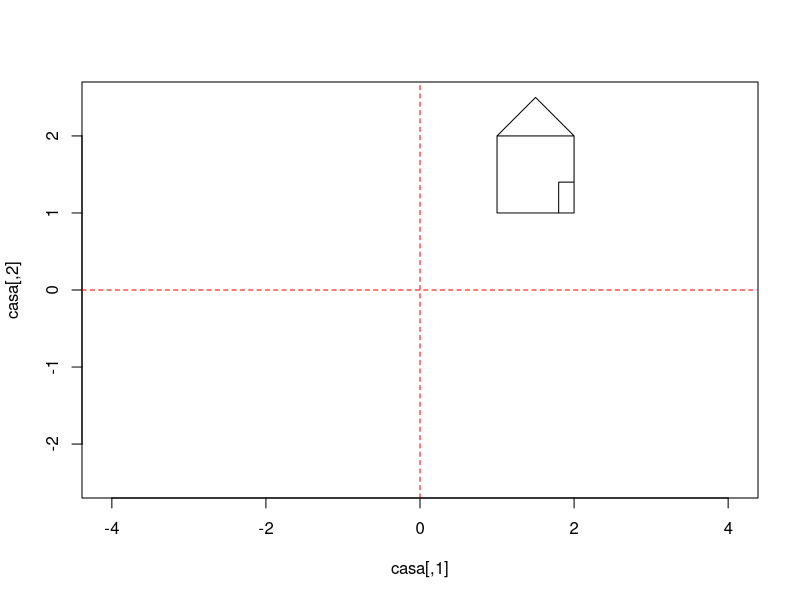
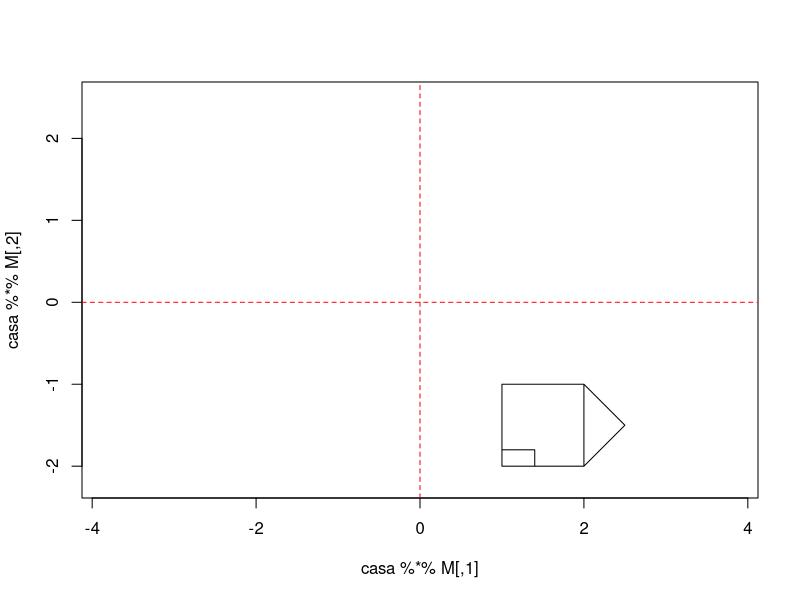
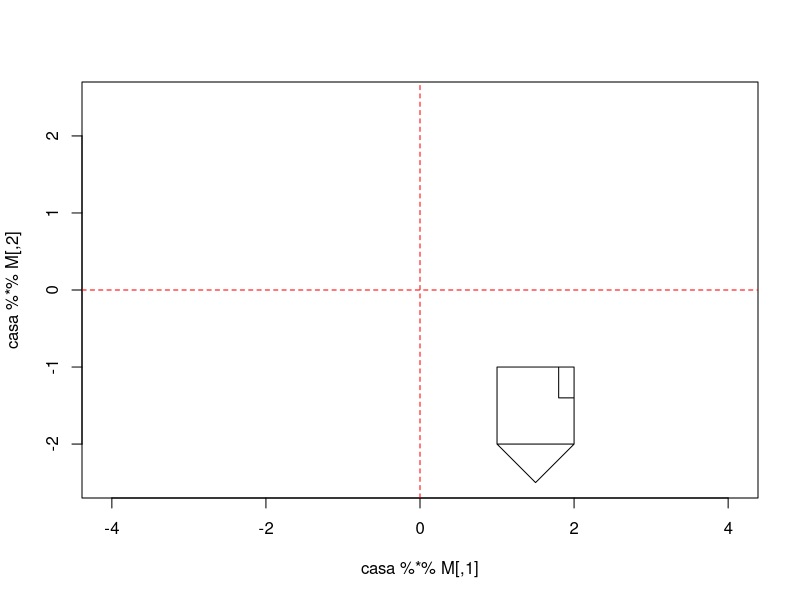
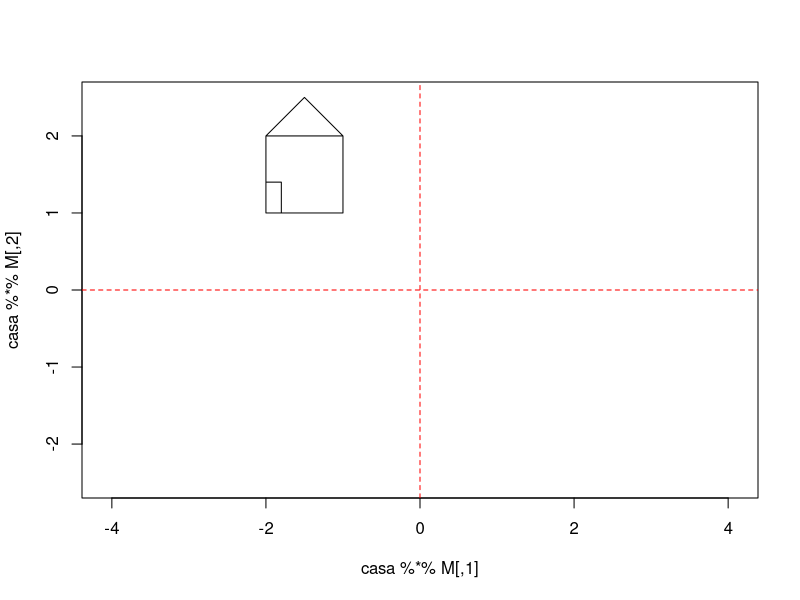
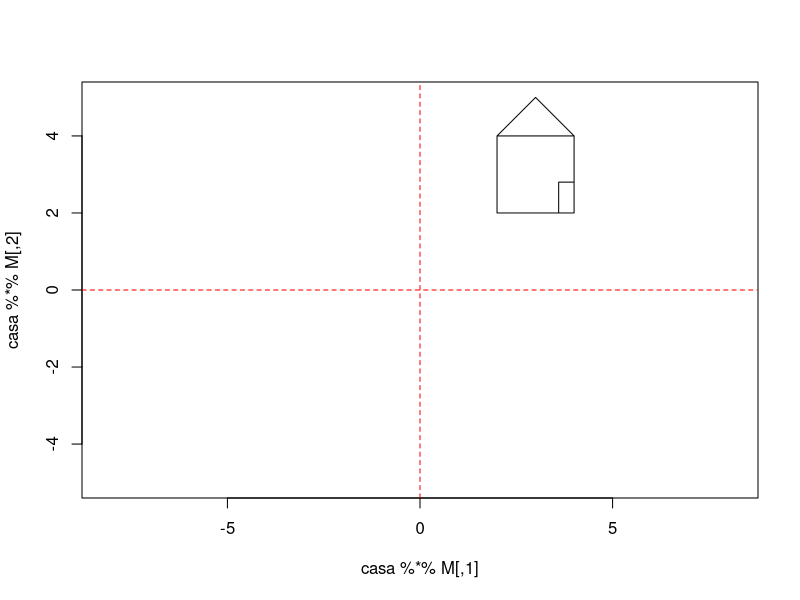
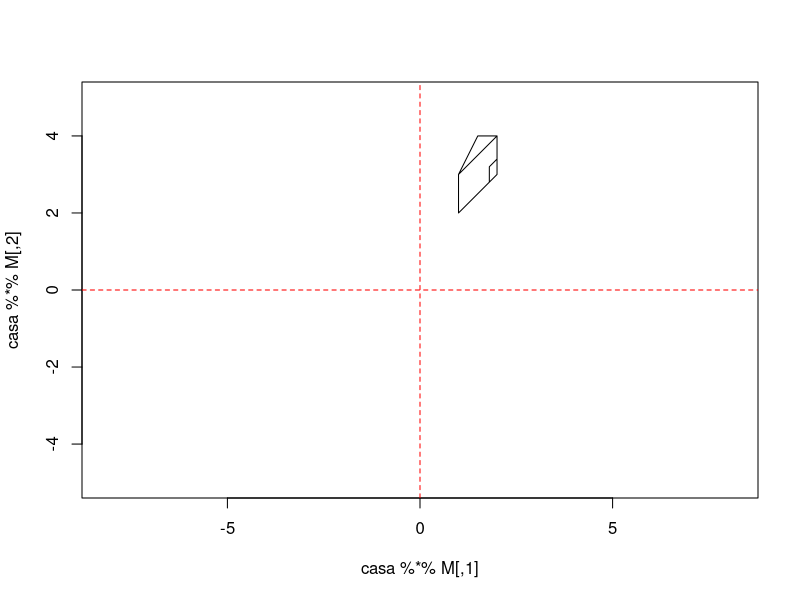
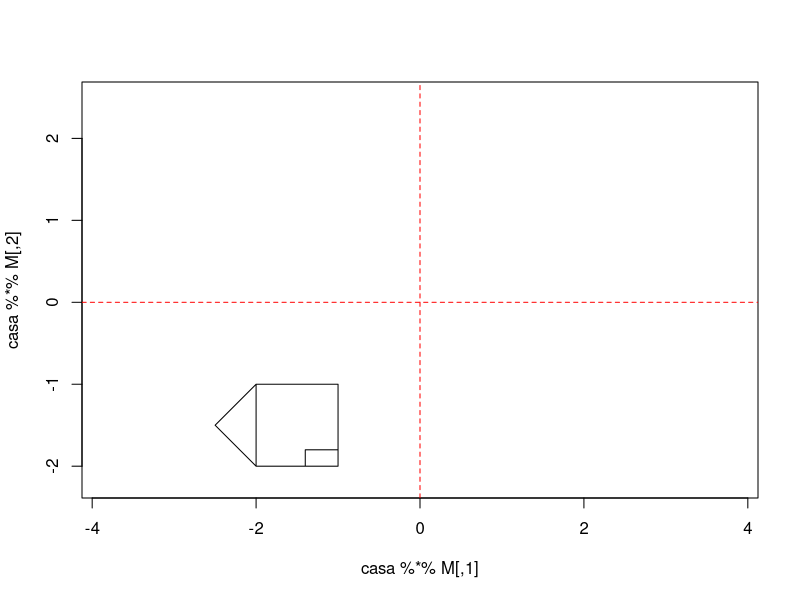

Reproduce these figures in R, in order.
## ---- chunk 1
knitr::opts_chunk$set(echo = TRUE)
## ---- chunk 2
casa <- matrix(c(  1,   2, 
                   1,   1,
                   2,   1,
                   2,   2,
                   1,   2,
                 1.5, 2.5,
                   2,   2,
                   2, 1.4,
                 1.8, 1.4,
                 1.8,   1),
               10, 2, 
               byrow = TRUE)
plot(casa, type = "l", asp = 1, ylim = c(-2.5, 2.5), xlim = c(-2.5, 2.5))
abline(h = 0, col = "red", lty = 2)
abline(v = 0, col = "red", lty=2)
## ---- chunk 3
M <- matrix(c(0, -1, 1, 0), 2, 2, byrow = T)

plot(casa%*%M, type = "l", asp = 1, ylim = c(-2.2, 2.5), xlim = c(-2.5, 2.5))
abline(h = 0,col = "red", lty = 2)
abline(v = 0,col = "red", lty = 2)
## ---- chunk 4
M <- matrix(c(1, 0, 0, -1), 2, 2, byrow = T)

plot(casa%*%M, type = "l", asp = 1, ylim = c(-2.5, 2.5), xlim = c(-2.5, 2.5))
abline(h = 0,col = "red", lty = 2)
abline(v = 0,col = "red", lty = 2)
## ---- chunk 5
M <- matrix(c(-1, 0, 0, 1), 2, 2, byrow = T)

plot(casa%*%M, type = "l", asp = 1, ylim = c(-2.5, 2.5), xlim = c(-2.5, 2.5))
abline(h = 0, col = "red", lty = 2)
abline(v = 0, col = "red", lty = 2)
## ---- chunk 6
M <- matrix(c(2, 0, 0, 2), 2, 2, byrow = T)

plot(casa%*%M, type = "l", asp = 1, ylim = c(-5,5), xlim = c(-5, 5))
abline(h = 0,col = "red", lty = 2)
abline(v = 0,col = "red", lty = 2)
## ---- chunk 7
z <- 1
M <- matrix(c(1, z, 0, 1), 2, 2, byrow = T)

plot(casa%*%M, type = "l", asp = 1, ylim = c(-5, 5), xlim=c(-5, 5))
abline(h = 0,col = "red", lty = 2)
abline(v = 0,col = "red", lty = 2)
## ---- chunk 8
M <- matrix(c(0,-1,-1,0), 2, 2,byrow = T)
plot(casa%*%M, type = "l", asp = 1, ylim = c(-2.2, 2.5), xlim=c(-2.5, 2.5))
abline(h = 0,col = "red", lty = 2)
abline(v = 0,col = "red", lty = 2)
